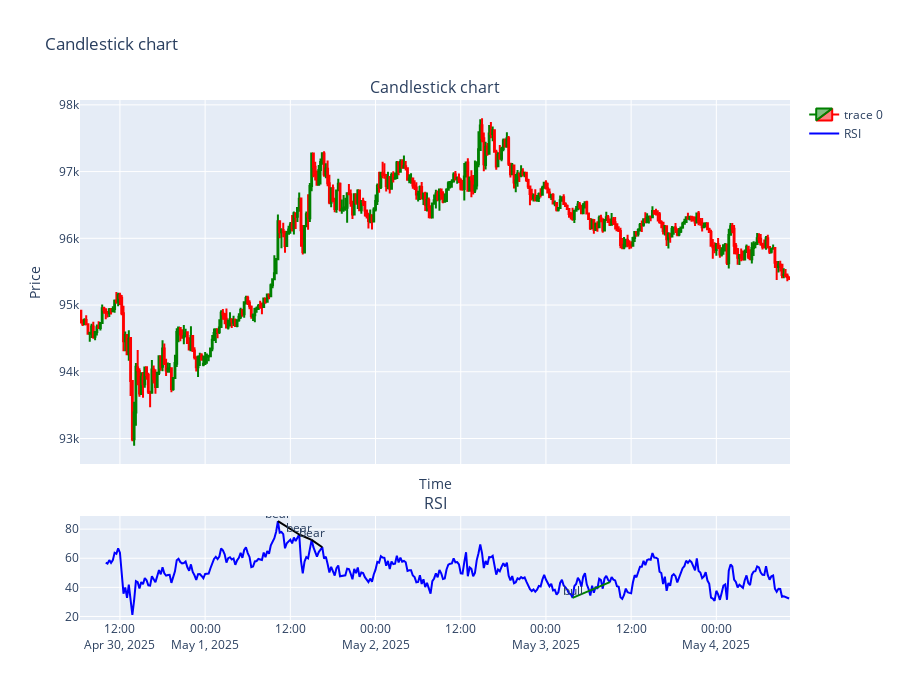

The code cell stored with this chart in its notebook:
### Code cell
btc_indicate.plot(["rsi_div"], rsi_div_data=r)

### Figure 1 — Plotly figure (JSON) as saved in the notebook; plotly's stock layout.template omitted (floating-point values rounded to 4 significant figures; data arrays with more than 128 entries replaced by an {"elided": "..."} marker saying what was removed)
{"data": [{"close": {"elided": "400 float values"}, "decreasing": {"line": {"color": "red"}}, "high": {"elided": "400 float values"}, "increasing": {"line": {"color": "green"}}, "low": {"elided": "400 float values"}, "open": {"elided": "400 float values"}, "type": "candlestick", "x": {"elided": "400 str values"}, "xaxis": "x", "yaxis": "y"}, {"line": {"color": "blue", "width": 2}, "mode": "lines", "name": "RSI", "type": "scatter", "x": {"elided": "400 str values"}, "xaxis": "x2", "y": {"elided": "400 float values"}, "yaxis": "y2"}, {"line": {"color": "black", "width": 2}, "mode": "lines+text", "name": "Marker 0", "showlegend": false, "text": ["bear"], "textposition": "top center", "type": "scatter", "x": ["2025-05-01T10:15:00", "2025-05-01T13:15:00"], "xaxis": "x2", "y": [85.45, 76.31], "yaxis": "y2"}, {"line": {"color": "black", "width": 2}, "mode": "lines+text", "name": "Marker 0", "showlegend": false, "text": ["bear"], "textposition": "top center", "type": "scatter", "x": ["2025-05-01T13:15:00", "2025-05-01T15:00:00"], "xaxis": "x2", "y": [76.31, 72.63], "yaxis": "y2"}, {"line": {"color": "black", "width": 2}, "mode": "lines+text", "name": "Marker 0", "showlegend": false, "text": ["bear"], "textposition": "top center", "type": "scatter", "x": ["2025-05-01T15:00:00", "2025-05-01T16:30:00"], "xaxis": "x2", "y": [72.63, 67.55], "yaxis": "y2"}, {"line": {"color": "green", "width": 2}, "mode": "lines+text", "name": "Marker 1", "showlegend": false, "text": ["bull"], "textposition": "top center", "type": "scatter", "x": ["2025-05-03T03:45:00", "2025-05-03T09:00:00"], "xaxis": "x2", "y": [32.82, 43.64], "yaxis": "y2"}], "layout": {"annotations": [{"font": {"size": 16}, "showarrow": false, "text": "Candlestick chart", "x": 0.5, "xanchor": "center", "xref": "paper", "y": 1, "yanchor": "bottom", "yref": "paper"}, {"font": {"size": 16}, "showarrow": false, "text": "RSI", "x": 0.5, "xanchor": "center", "xref": "paper", "y": 0.2, "yanchor": "bottom", "yref": "paper"}], "height": 700, "title": {"text": "Candlestick chart"}, "xaxis": {"anchor": "y", "domain": [0, 1], "matches": "x2", "rangeslider": {"visible": false}, "showticklabels": false, "title": {"text": "Time"}}, "xaxis2": {"anchor": "y2", "domain": [0, 1]}, "yaxis": {"anchor": "x", "domain": [0.3, 1], "title": {"text": "Price"}}, "yaxis2": {"anchor": "x2", "domain": [0, 0.2]}}}
